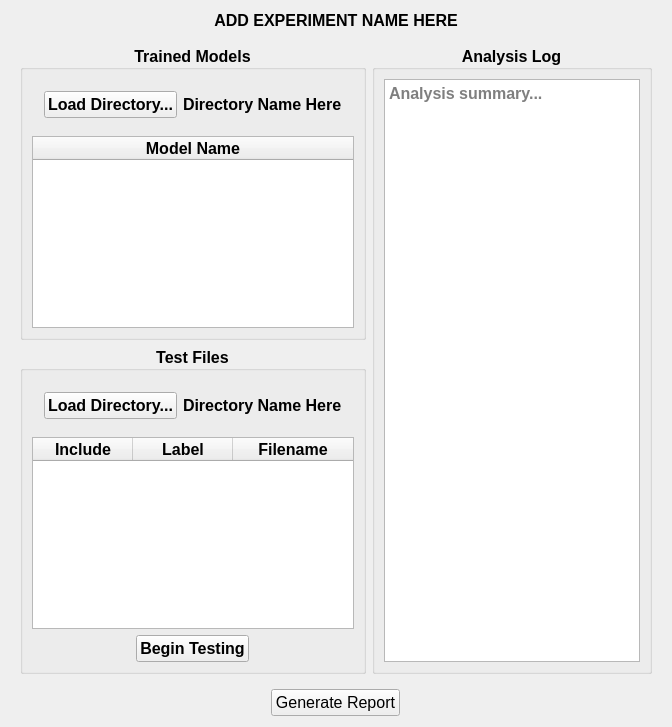
         <widget class="QWidget" name="T3_DeployModel">
          <attribute name="title">
           <string>Deploy Model</string>
          </attribute>
          <layout class="QGridLayout" name="gridLayout_6">
           <item row="2" column="0" alignment="Qt::AlignHCenter">
            <widget class="QPushButton" name="T3_Button_GenerateReport">
             <property name="font">
              <font>
               <pointsize>12</pointsize>
              </font>
             </property>
             <property name="text">
              <string>Generate Report</string>
             </property>
            </widget>
           </item>
           <item row="1" column="0">
            <widget class="QWidget" name="T3_Widget_MainWindow" native="true">
             <property name="font">
              <font>
               <pointsize>12</pointsize>
              </font>
             </property>
             <layout class="QGridLayout" name="gridLayout_7">
              <item row="0" column="0">
               <widget class="QGroupBox" name="T3_GroupBox_TrainedModels">
                <property name="font">
                 <font>
                  <pointsize>12</pointsize>
                  <weight>75</weight>
                  <bold>true</bold>
                 </font>
                </property>
                <property name="title">
                 <string>Trained Models</string>
                </property>
                <property name="alignment">
                 <set>Qt::AlignCenter</set>
                </property>
                <layout class="QGridLayout" name="gridLayout_9">
                 <item row="1" column="0" colspan="2">
                  <widget class="QTableWidget" name="T3_TableWidget_Models">
                   <property name="font">
                    <font>
                     <pointsize>12</pointsize>
                    </font>
                   </property>
                   <property name="alternatingRowColors">
                    <bool>true</bool>
                   </property>
                   <property name="sortingEnabled">
                    <bool>true</bool>
                   </property>
                   <attribute name="horizontalHeaderCascadingSectionResizes">
                    <bool>true</bool>
                   </attribute>
                   <attribute name="horizontalHeaderShowSortIndicator" stdset="0">
                    <bool>true</bool>
                   </attribute>
                   <attribute name="horizontalHeaderStretchLastSection">
                    <bool>true</bool>
                   </attribute>
                   <column>
                    <property name="text">
                     <string>Model Name</string>
                    </property>
                    <property name="font">
                     <font>
                      <pointsize>12</pointsize>
                     </font>
                    </property>
                    <property name="textAlignment">
                     <set>AlignHCenter|AlignVCenter|AlignCenter</set>
                    </property>
                   </column>
                  </widget>
                 </item>
                 <item row="0" column="0" colspan="2">
                  <layout class="QFormLayout" name="T3_FormLayout_TrainedModels">
                   <property name="margin">
                    <number>12</number>
                   </property>
                   <item row="0" column="0">
                    <widget class="QPushButton" name="T3_Button_ModelsLoadDirectory">
                     <property name="font">
                      <font>
                       <pointsize>12</pointsize>
                      </font>
                     </property>
                     <property name="text">
                      <string>Load Directory...</string>
                     </property>
                    </widget>
                   </item>
                   <item row="0" column="1">
                    <widget class="QLabel" name="T3_Label_ModelsDirectoryName">
                     <property name="font">
                      <font>
                       <pointsize>12</pointsize>
                      </font>
                     </property>
                     <property name="text">
                      <string>Directory Name Here</string>
                     </property>
                    </widget>
                   </item>
                  </layout>
                 </item>
                </layout>
               </widget>
              </item>
              <item row="0" column="1" rowspan="2">
               <widget class="QGroupBox" name="T3_GroupBox_AnalysisLog">
                <property name="font">
                 <font>
                  <pointsize>12</pointsize>
                  <weight>75</weight>
                  <bold>true</bold>
                 </font>
                </property>
                <property name="title">
                 <string>Analysis Log</string>
                </property>
                <property name="alignment">
                 <set>Qt::AlignCenter</set>
                </property>
                <layout class="QGridLayout" name="gridLayout_10">
                 <item row="0" column="0">
                  <widget class="QTextBrowser" name="T3_TextBrowser_AnalysisLog">
                   <property name="font">
                    <font>
                     <pointsize>12</pointsize>
                    </font>
                   </property>
                   <property name="html">
                    <string>&lt;!DOCTYPE HTML PUBLIC &quot;-//W3C//DTD HTML 4.0//EN&quot; &quot;http://www.w3.org/TR/REC-html40/strict.dtd&quot;&gt;
&lt;html&gt;&lt;head&gt;&lt;meta name=&quot;qrichtext&quot; content=&quot;1&quot; /&gt;&lt;style type=&quot;text/css&quot;&gt;
p, li { white-space: pre-wrap; }
&lt;/style&gt;&lt;/head&gt;&lt;body style=&quot; font-family:'MS Shell Dlg 2'; font-size:12pt; font-weight:400; font-style:normal;&quot;&gt;
&lt;p style=&quot;-qt-paragraph-type:empty; margin-top:0px; margin-bottom:0px; margin-left:0px; margin-right:0px; -qt-block-indent:0; text-indent:0px; font-family:'.SF NS Text'; font-size:13pt;&quot;&gt;&lt;br /&gt;&lt;/p&gt;&lt;/body&gt;&lt;/html&gt;</string>
                   </property>
                   <property name="placeholderText" stdset="0">
                    <string>Analysis summary...</string>
                   </property>
                  </widget>
                 </item>
                </layout>
               </widget>
              </item>
              <item row="1" column="0">
               <widget class="QGroupBox" name="T3_GroupBox_TestFiles">
                <property name="font">
                 <font>
                  <pointsize>12</pointsize>
                  <weight>75</weight>
                  <bold>true</bold>
                 </font>
                </property>
                <property name="title">
                 <string>Test Files</string>
                </property>
                <property name="alignment">
                 <set>Qt::AlignCenter</set>
                </property>
                <layout class="QGridLayout" name="gridLayout_8">
                 <item row="1" column="0">
                  <widget class="QTableWidget" name="T3_TableWidget_TestFiles">
                   <property name="font">
                    <font>
                     <pointsize>12</pointsize>
                    </font>
                   </property>
                   <property name="alternatingRowColors">
                    <bool>true</bool>
                   </property>
                   <property name="sortingEnabled">
                    <bool>true</bool>
                   </property>
                   <attribute name="horizontalHeaderCascadingSectionResizes">
                    <bool>true</bool>
                   </attribute>
                   <attribute name="horizontalHeaderStretchLastSection">
                    <bool>true</bool>
                   </attribute>
                   <column>
                    <property name="text">
                     <string>Include</string>
                    </property>
                    <property name="font">
                     <font>
                      <pointsize>12</pointsize>
                     </font>
                    </property>
                    <property name="textAlignment">
                     <set>AlignHCenter|AlignVCenter|AlignCenter</set>
                    </property>
                   </column>
                   <column>
                    <property name="text">
                     <string>Label</string>
                    </property>
                    <property name="font">
                     <font>
                      <pointsize>12</pointsize>
                     </font>
                    </property>
                    <property name="textAlignment">
                     <set>AlignHCenter|AlignVCenter|AlignCenter</set>
                    </property>
                   </column>
                   <column>
                    <property name="text">
                     <string>Filename</string>
                    </property>
                    <property name="font">
                     <font>
                      <pointsize>12</pointsize>
                     </font>
                    </property>
                    <property name="textAlignment">
                     <set>AlignHCenter|AlignVCenter|AlignCenter</set>
                    </property>
                   </column>
                  </widget>
                 </item>
                 <item row="0" column="0">
                  <layout class="QFormLayout" name="T3_FormLayout_TestFiles">
                   <property name="margin">
                    <number>12</number>
                   </property>
                   <item row="0" column="0">
                    <widget class="QPushButton" name="T3_Button_FilesLoadDirectory">
                     <property name="font">
                      <font>
                       <pointsize>12</pointsize>
                      </font>
                     </property>
                     <property name="text">
                      <string>Load Directory...</string>
                     </property>
                    </widget>
                   </item>
                   <item row="0" column="1">
                    <widget class="QLabel" name="T3_Label_FilesDirectoryName">
                     <property name="font">
                      <font>
                       <pointsize>12</pointsize>
                      </font>
                     </property>
                     <property name="text">
                      <string>Directory Name Here</string>
                     </property>
                    </widget>
                   </item>
                  </layout>
                 </item>
                 <item row="2" column="0" alignment="Qt::AlignHCenter">
                  <widget class="QPushButton" name="T3_Button_BeginTesting">
                   <property name="font">
                    <font>
                     <pointsize>12</pointsize>
                    </font>
                   </property>
                   <property name="text">
                    <string>Begin Testing</string>
                   </property>
                  </widget>
                 </item>
                </layout>
               </widget>
              </item>
             </layout>
            </widget>
           </item>
           <item row="0" column="0">
            <widget class="QLabel" name="T3_Label_ExperimentName">
             <property name="font">
              <font>
               <pointsize>12</pointsize>
               <weight>75</weight>
               <bold>true</bold>
              </font>
             </property>
             <property name="text">
              <string>ADD EXPERIMENT NAME HERE</string>
             </property>
             <property name="alignment">
              <set>Qt::AlignCenter</set>
             </property>
            </widget>
           </item>
          </layout>
         </widget>
